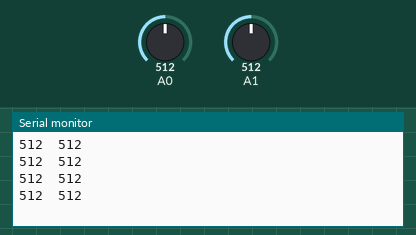
Bench run of a sketch on a simulated Arduino Uno, built with avr-gcc and run on an emulated ATmega328P. On the bench: the last lines printed to the serial monitor. The test bench sets the inputs (shaded band); at power-on: A0 = 512, A1 = 512.

Above: at 1.2 s.
1.3 s: A0 set to 716
At 1.71 s:
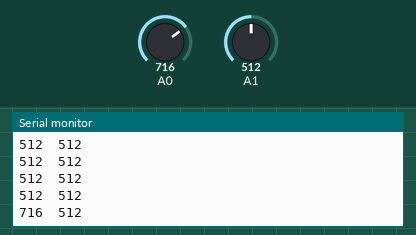
2.8 s: A1 set to 716
At 2.91 s:
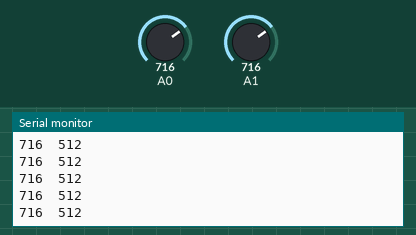
4.3 s: A0 set to 900
At 4.41 s:
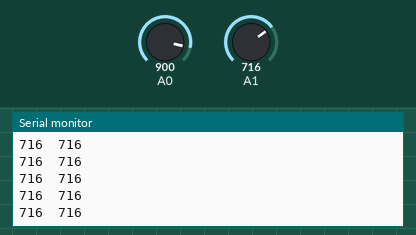
5.8 s: A1 set to 900
At 5.92 s:
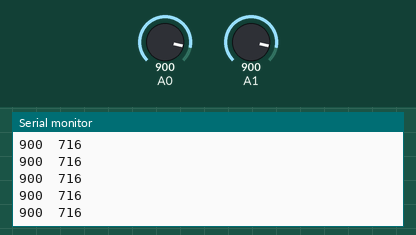
Timing chart, 0 to 8.3 s (numbered marks = the images above; inputs shaded):
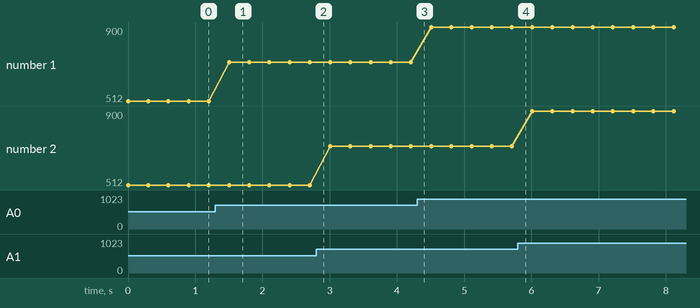

Measured:
- after the input at 1.3 s, the serial monitor: prints a new line after 0.20 s (image 1)
- plotted number 1: 512 → 716 after the input at 1.3 s, 716 → 900 after the input at 4.3 s

The sketch:

Test_2_Sensor.ino
```cpp
int LineSensorL;
int LineSensorR;
void setup(){
Serial.begin(9600);
pinMode(A0,INPUT);
pinMode(A1,INPUT);
}
void loop(){
LineSensorL = analogRead (A0);
LineSensorR = analogRead (A1);
Serial.print(LineSensorL);
Serial.print('\t');
Serial.println(LineSensorR);
delay(300);
}
```
